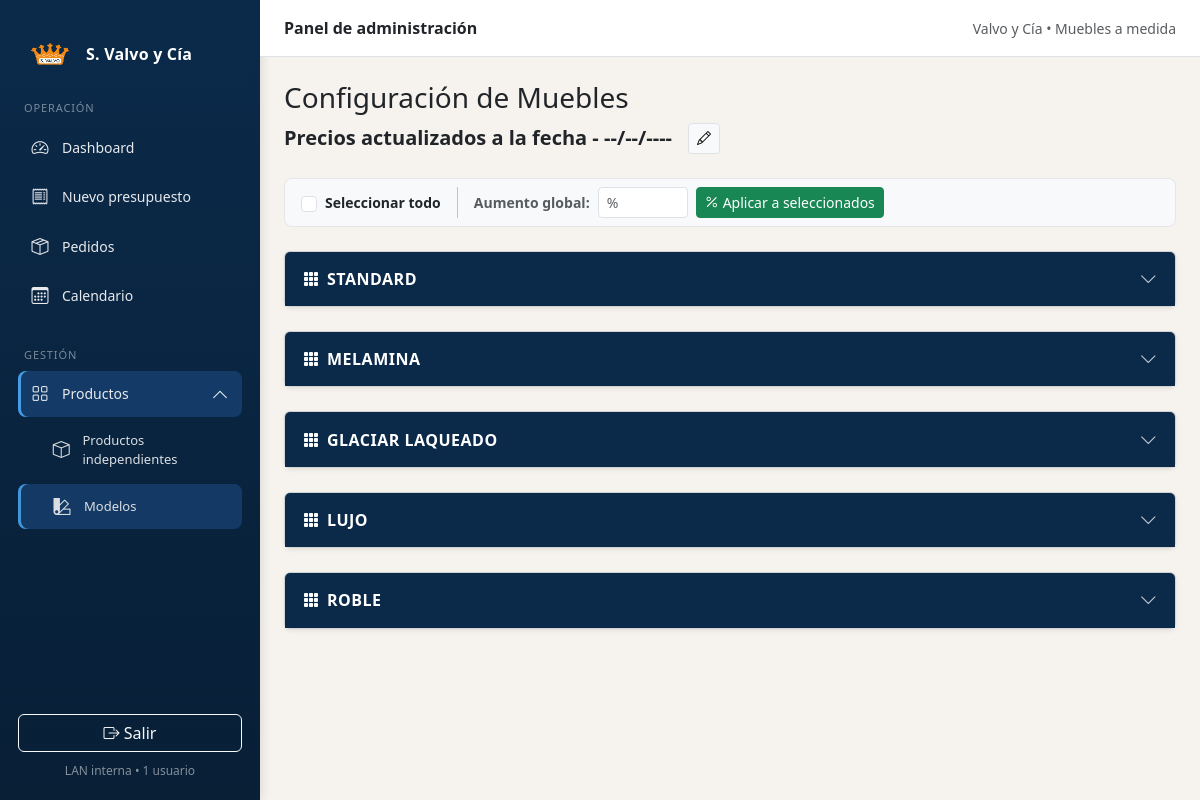
/configuracion (signed in), run on an earlier commit of the app's database.
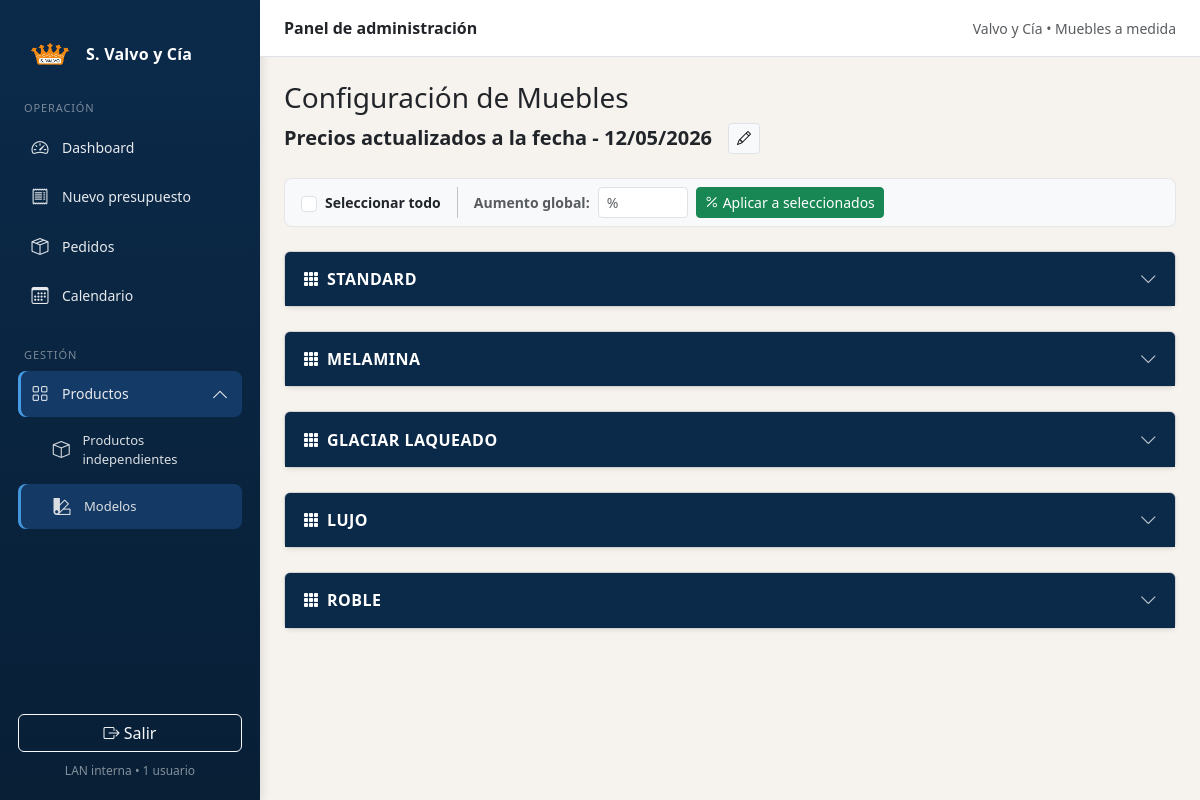
And on a later commit of the database.
### app/models.py (models this page shows, shortened)
class ConfiguracionGeneral(db.Model):
    id = db.Column(db.Integer, primary_key=True)
    fecha_actualizacion = db.Column(db.Date, nullable=False)

### app/routes.py (the view)
    @app.get("/configuracion")
    @login_required
    def configuracion():
        standard  = PrecioMueble.query.filter_by(linea="standard").order_by(PrecioMueble.medida).all()
        melamina  = PrecioMueble.query.filter_by(linea="melamina").order_by(PrecioMueble.medida).all()
        glaciar   = PrecioMueble.query.filter_by(linea="glaciar").order_by(PrecioMueble.medida).all()
        lujo      = PrecioMueble.query.filter_by(linea="lujo").order_by(PrecioMueble.medida).all()
        roble     = PrecioMueble.query.filter_by(linea="roble").order_by(PrecioMueble.medida).all()
        adicionales_standard = AdicionalMueble.query.filter_by(linea="standard").all()
        adicionales_melamina = AdicionalMueble.query.filter_by(linea="melamina").all()
        adicionales_glaciar  = AdicionalMueble.query.filter_by(linea="glaciar").all()
        adicionales_lujo     = AdicionalMueble.query.filter_by(linea="lujo").all()
        adicionales_roble    = AdicionalMueble.query.filter_by(linea="roble").all()
        config = ConfiguracionGeneral.query.first()
        return render_template(
            "configuracion.html",
            standard=standard,
            melamina=melamina,
            glaciar=glaciar,
            lujo=lujo,
            roble=roble,
            adicionales_standard=adicionales_standard,
            adicionales_melamina=adicionales_melamina,
            adicionales_glaciar=adicionales_glaciar,
            adicionales_lujo=adicionales_lujo,
            adicionales_roble=adicionales_roble,
            config_fecha=config.fecha_actualizacion if config else None
        )

### app/models.py (called while the page is built)
@login_manager.user_loader
def load_user(user_id):
    return User.query.get(int(user_id))

### app/templates/configuracion.html (shortened to what this page needs)
{% extends "base.html" %}
{% block extra_css %}
<link rel="stylesheet" href="{{ url_for('static', filename='css/configuracion.css') }}">
{% endblock %}
{% block content %}
<h3 class="mb-2">Configuración de Muebles</h3>
<div class="mb-4 d-flex align-items-center gap-3 flex-wrap">
  <div id="fechaDisplay" class="fw-semibold fs-5">
    Precios actualizados a la fecha -
    <span id="fechaTexto">
      {{ config_fecha.strftime("%d/%m/%Y") if config_fecha else "--/--/----" }}
    </span>
  </div>
  <button type="button" id="btnEditarFecha" class="btn btn-sm btn-light border d-flex align-items-center gap-1">
    <i class="bi bi-pencil"></i>
  </button>
</div>
<div class="d-flex align-items-center gap-3 flex-wrap mb-4 px-3 py-2 rounded-3"
     style="background:#f8f9fa;border:1px solid rgba(0,0,0,.07);">
  <div class="d-flex align-items-center gap-2">
    <input type="checkbox" id="selectAllGlobal" class="form-check-input" style="width:16px;height:16px;">
    <label class="form-check-label fw-semibold small" for="selectAllGlobal">Seleccionar todo</label>
  </div>
  <div class="d-flex align-items-center gap-2">
    <label class="form-label small fw-semibold mb-0 text-muted">Aumento global:</label>
    <input type="number" step="0.1" id="porcentajeGlobal" class="form-control form-control-sm"
           placeholder="%" style="width:90px;">
    <button type="button" id="btnAplicarGlobal" class="btn btn-sm btn-success">
      <i class="bi bi-percent me-1"></i>Aplicar a seleccionados
    </button>
  </div>
</div>
<form method="post" action="/configuracion" id="formConfig">
  {% for nombre, data in [
    ("STANDARD",        (standard,  adicionales_standard)),
    ("MELAMINA",        (melamina,  adicionales_melamina)),
    ("GLACIAR LAQUEADO",(glaciar,   adicionales_glaciar)),
    ("LUJO",            (lujo,      adicionales_lujo)),
    ("ROBLE",           (roble,     adicionales_roble))
  ] %}
  <div class="card shadow-sm mb-4">
    <div class="cfg-card-header d-flex justify-content-between align-items-center toggle-card">
      <div class="d-flex align-items-center gap-2">
        <i class="bi bi-grid-3x3-gap-fill"></i>
        <strong>{{ nombre }}</strong>
      </div>
      <span class="arrow"><i class="bi bi-chevron-down"></i></span>
    </div>
  </div>
  {% endfor %}
</form>
{% endblock %}

### app/templates/base.html (shortened to what this page needs)
<!doctype html>
<html lang="es">
<head>
  <link href="https://cdn.jsdelivr.net/npm/bootstrap@5.3.3/dist/css/bootstrap.min.css" rel="stylesheet">
  <link href="https://cdn.jsdelivr.net/npm/bootstrap-icons@1.11.3/font/bootstrap-icons.css" rel="stylesheet">
  <link rel="stylesheet" href="{{ url_for('static', filename='css/base.css') }}">
  {% block extra_css %}{% endblock %}
</head>
<body style="background:#f6f3ee;">
<div class="d-flex" style="min-height:100vh;">
  <aside class="sidebar">
    <a class="sidebar-brand" href="{{ url_for('dashboard') }}">
      <img src="{{ url_for('static', filename='img/logo.png') }}" class="brand-logo">
      <span class="brand-text">S. Valvo y Cía</span>
    </a>
    <div class="sidebar-section">Operación</div>
    <a class="sidebar-link" href="/dashboard">
      <i class="bi bi-speedometer2"></i>
      <span>Dashboard</span>
    </a>
    <a class="sidebar-link sidebar-primary" href="/presupuestador">
      <i class="bi bi-receipt"></i>
      <span>Nuevo presupuesto</span>
    </a>
    <a class="sidebar-link" href="/pedidos">
      <i class="bi bi-box-seam"></i>
      <span>Pedidos</span>
    </a>
    <a class="sidebar-link" href="/calendario">
      <i class="bi bi-calendar3"></i>
      <span>Calendario</span>
    </a>
    <div class="sidebar-section mt-4">Gestión</div>
    <div class="sidebar-group">
      <button class="sidebar-link sidebar-group-toggle w-100 border-0 text-start"
              type="button"
              data-bs-toggle="collapse"
              data-bs-target="#submenuProductos"
              aria-expanded="false"
              aria-controls="submenuProductos">
        <i class="bi bi-grid"></i>
        <span>Productos</span>
        <i class="bi bi-chevron-down sidebar-chevron ms-auto"></i>
      </button>
      <div class="collapse" id="submenuProductos">
        <a class="sidebar-link sidebar-sublink" href="/productos">
          <i class="bi bi-box"></i>
          <span>Productos independientes</span>
        </a>
        <a class="sidebar-link sidebar-sublink" href="/configuracion">
          <i class="bi bi-palette2"></i>
          <span>Modelos</span>
        </a>
      </div>
    </div>
    <div class="sidebar-bottom">
      <a class="btn btn-outline-light w-100" href="/logout">
        <i class="bi bi-box-arrow-right"></i>
        Salir
      </a>
      <div class="sidebar-status">LAN interna • 1 usuario</div>
    </div>
  </aside>
  <main class="flex-grow-1" style="min-width:0;">
    <div class="px-4 py-3 border-bottom" style="background:#fff;">
      <div class="d-flex justify-content-between align-items-center">
        <div class="fw-semibold">Panel de administración</div>
        <div class="small text-muted">Valvo y Cía • Muebles a medida</div>
      </div>
    </div>
    <div class="container-fluid px-4 py-4">
      {% block content %}{% endblock %}
    </div>
  </main>
</div>
</body>
</html>

### app/static/css/base.css (style rules this page uses)
.sidebar { width: 260px; flex: 0 0 260px; background: linear-gradient(180deg, #0b2a4a, #081f36); color: white; padding: 20px 18px; display: flex; flex-direction: column; box-shadow: 2px 0 10px rgba(0, 0, 0, .1); }
.sidebar-brand { display: flex; align-items: center; gap: 10px; text-decoration: none; color: white; margin-bottom: 30px; }
aside .sidebar-brand { display: flex !important; align-items: center !important; gap: 10px !important; padding: 8px 6px 14px !important; margin-bottom: 6px !important; text-decoration: none !important; color: #fff !important; }
aside .sidebar-brand .brand-logo { width: 52px; height: 52px; object-fit: contain; background: transparent; padding: 0; border-radius: 0; display: block; }
aside .sidebar-brand .brand-text { font-weight: 800; letter-spacing: .2px; line-height: 1; }
.brand-logo { height: 32px; }
.brand-text { font-weight: 600; font-size: 16px; letter-spacing: .3px; }
.sidebar-section { font-size: 11px; text-transform: uppercase; letter-spacing: .08em; color: rgba(255, 255, 255, .45); margin-bottom: 8px; padding-left: 6px; }
.sidebar-link { display: flex; align-items: center; gap: 12px; padding: 10px 12px; border-radius: 8px; color: white; text-decoration: none; font-size: 14px; margin-bottom: 4px; transition: all .18s ease; opacity: .9; }
.sidebar-link i { font-size: 17px; width: 20px; text-align: center; }
.sidebar-link.active { background: #163e6c; box-shadow: inset 3px 0 0 #4dabf7; }
.sidebar-primary { font-weight: 500; }
.sidebar-sublink { padding-left: 34px !important; font-size: 13px; opacity: .85; }
.sidebar-group-toggle { background: transparent; cursor: pointer; }
.sidebar-group-toggle.active { background: #163e6c; box-shadow: inset 3px 0 0 #4dabf7; }
.sidebar-chevron { font-size: 11px; transition: transform .2s ease; }
.sidebar-group-toggle[aria-expanded="true"] .sidebar-chevron { transform: rotate(180deg); }
.sidebar-bottom { margin-top: auto; padding-top: 20px; }
.sidebar-status { font-size: 12px; color: rgba(255, 255, 255, .5); margin-top: 10px; text-align: center; }

### app/static/css/configuracion.css (style rules this page uses)
.cfg-card-header { background: #0b2a4a; color: #fff; padding: 14px 18px; border: 0; border-radius: calc(.375rem - 1px) calc(.375rem - 1px) 0 0; cursor: pointer; user-select: none; }
.cfg-card-header strong { font-size: 1rem; letter-spacing: .5px; color: #fff; }
.cfg-card-header .arrow { color: rgba(255, 255, 255, .75); transition: transform .2s ease; font-size: 1.1rem; display: flex; align-items: center; }

What changed in the data, as far as the page shows it:
added ConfiguracionGeneral: fecha_actualizacion "12/05/2026"
Also different on the page:
{{ config_fecha.strftime("%d/%m/%Y") if config_fecha else "--/--/----" }}: "--/--/----" → (not shown)
